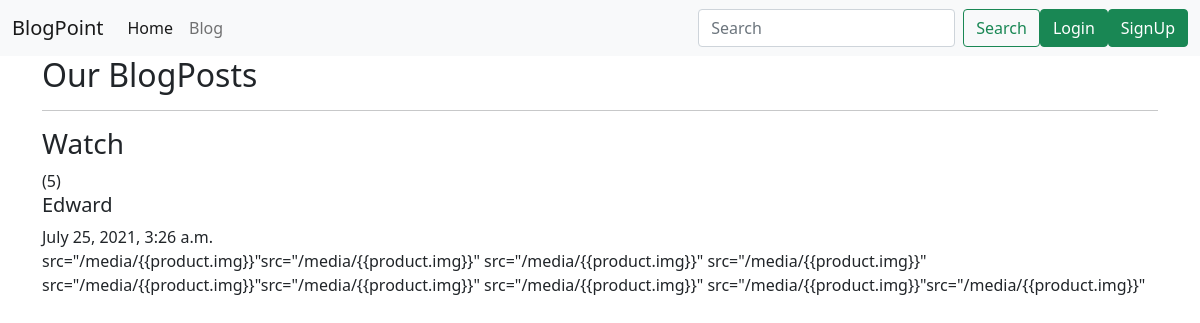
Screenshot of /blog/watch with the database file from the repository.
### blog/models.py (models this page shows, shortened)
class Blog(models.Model):
    img= models.ImageField(upload_to="images")
    title = models.CharField(max_length=30)
    author = models.CharField(max_length=30)
    desc = models.TextField()
    timestamp = models.DateTimeField(null=True)
    slug = models.CharField(max_length=30)
    views = models.IntegerField(default=0)

### blog/views.py (the view)
# urls.py: path('blog/<str:slug>',views.blogpost,name="blogpost"),
def blogpost(request,slug):
    rpost = Blog.objects.filter(slug=slug).first()
    rpost.views = rpost.views+1
    rpost.save()
    return render(request,'blog/blogpost.html',{'post':rpost})

### blog/templates/blog/blogpost.html (shortened to what this page needs)
{% extends 'blog/base.html' %}
{% block body %}
<div class="container">
    <h2>Our BlogPosts</h2>
    <hr>
    <h3>{{post.title}}</h3> ({{post.views}})
    <h5>{{post.author}}</h5><span>{{post.timestamp}}</span>
    <p>{{post.desc}}</p>
</div>
{% endblock body %}

### rows the page displays
Blog: title "Watch", views "5", author "Edward", timestamp "July 25, 2021, 3:26 a.m.", desc "src=\"/media/{{product.img}}\"src=\"/media/{{product.img}}\" src=\"/media/{{product.img}}\" src=\"/media/{{product.img}}\" src=\"/media/{{product.img}}\"src=\"/media/{{product.img}}\" src=\"/media/{{product.img}}\" src=\"/media/{{product.img}}\"src=\"/media/{{product.img}}\""
